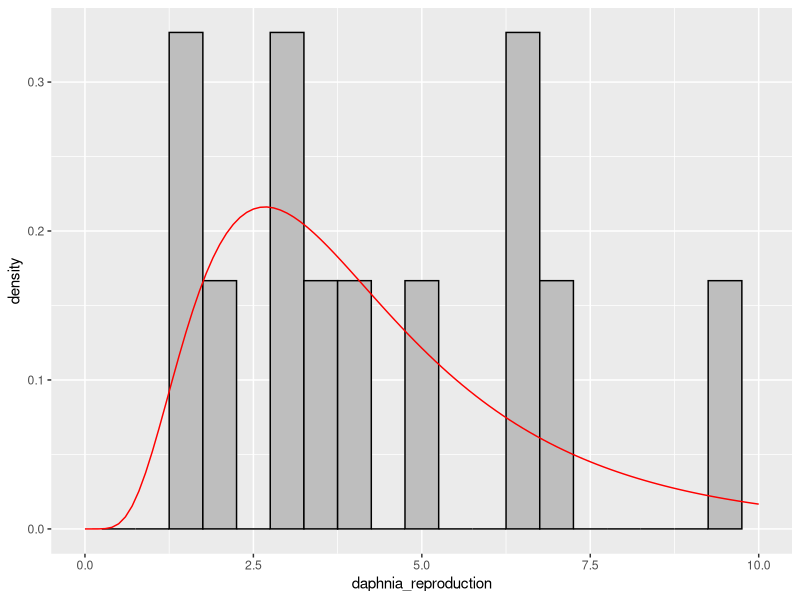
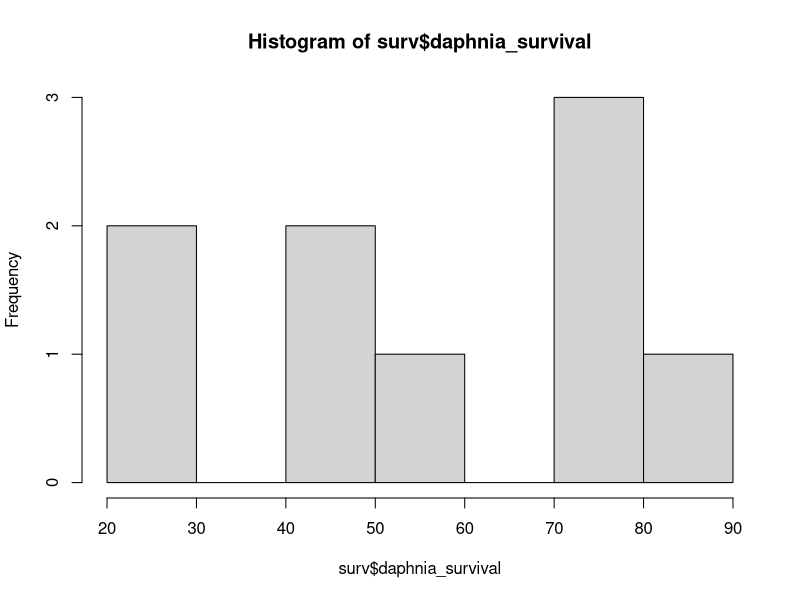
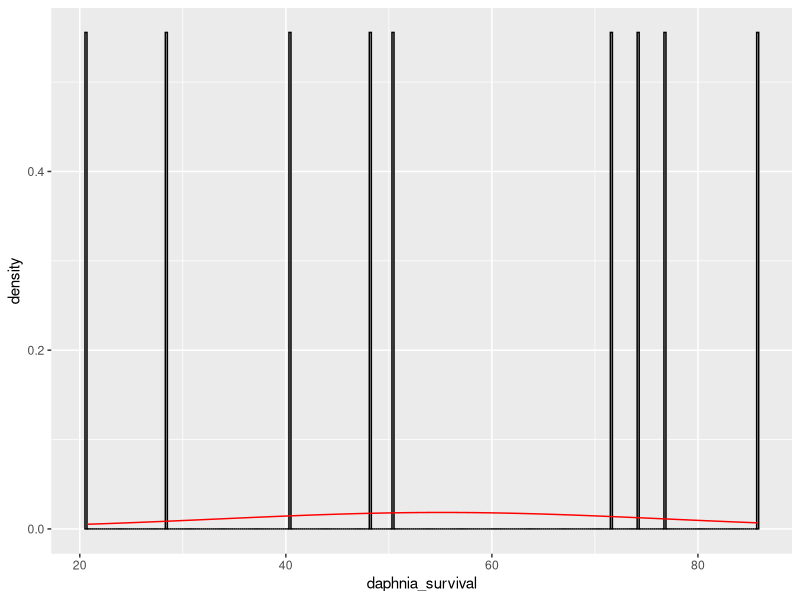
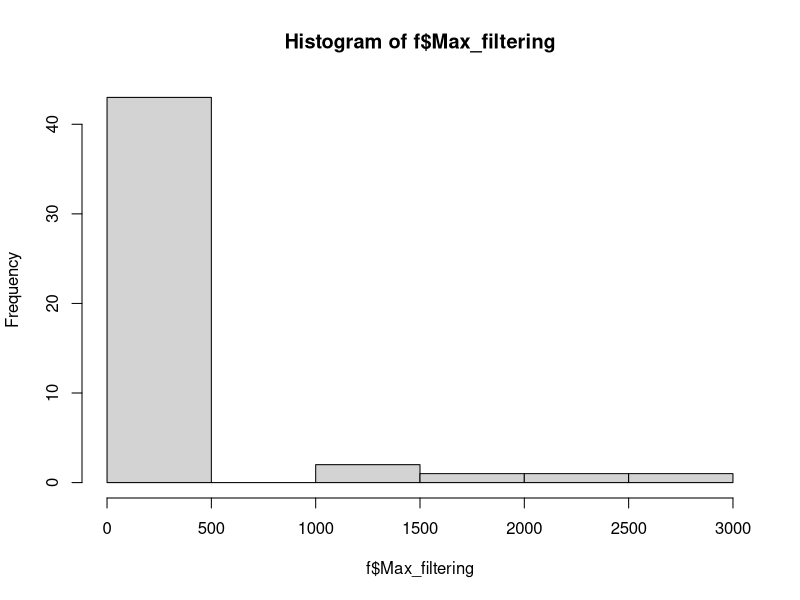
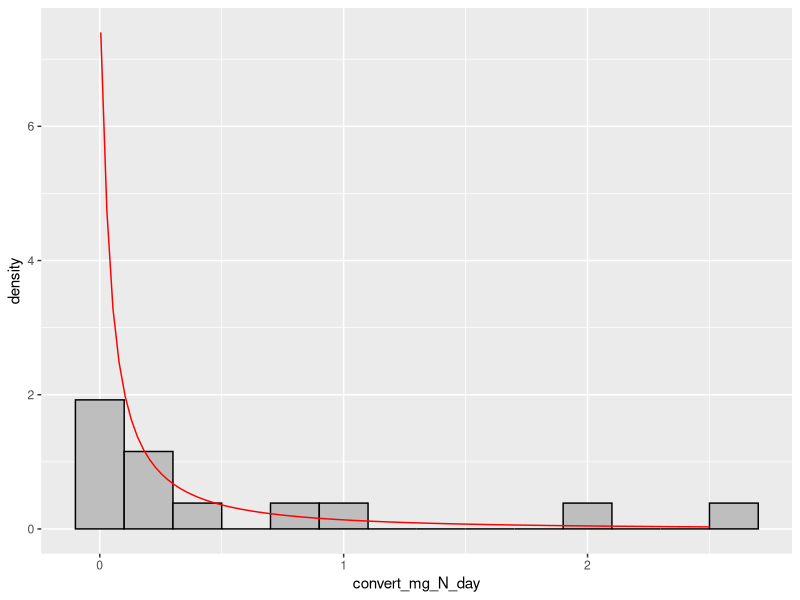

Source code (R) for these figures, in order:
## construct prior distributions for parameters from literature values
library(tidyverse)
library(fitdistrplus)
lit <- read.csv("literature_extraction.csv")

parameters <- c(
  alpha = 0.3,    #mg N/(chl*day)
  kappa = 0.3,    #mg N
  e =  1,       #chl/mgN
  death1 = 0.001,   # 1/day
  fa = 0.3,       # chl/(daphniaA*day)
  fj = 0.3,       # chl/(daphniaj*day)
  rho = 1,      # mg N/ chl
  camm = .0000001,     # 1/day
  xa = 0.01,       # mg N/ (daphniaA*day) 
  xj= 0.001,        # mg N/ (daphniaJ*day) 
  g1 =0.3,        # daphniaD/(daphniaJ*day)
  g2=0.3,         # chl
  death2 = 0.001,   # 1/day
  b1 = 0.3,       # daphniaJ/(daphniaD*day)
  b2 = 0.3,        # chl 
  death3 = 0.01   # 1/day
)


## fecundity (b1 and b2 -- units-- baby/(indiv*day))

not_all_na <- function(x) !all(is.na(x))
lit_clean <- (lit
    %>% drop_na(daphnia_reproduction)   ## drop rows with no response
    %>% select_if(not_all_na)
)
#names(lit) -- all columns
#setdiff(names(lit),names(lit_clean))
#all(sapply(lit_clean, not_all_na))

##  -- all values *excluded* from lit_clean
fec_lit <- lit %>% dplyr::select(c("daphnia_reproduction", "sd_repro", "units_reproduction", "Replicates")) %>%
  filter(daphnia_reproduction != "NA")

q <- fitdist(fec_lit$daphnia_reproduction, "lnorm")
y <- seq(0,10, length = 100)
c <- dlnorm(y, meanlog = q$estimate[1], sdlog = q$estimate[2])

df<- data.frame(
  y = y,
  daphnia_reproduction = c
)

p <- ggplot(fec_lit) +
  geom_histogram(aes(x = daphnia_reproduction, y = ..density..),
                 binwidth = .5, fill = "grey", color = "black")+
    scale_x_continuous(limits=c(0,10))


## compute the function on the fly
dlfun <- function(x) {
    with(as.list(q$estimate), dlnorm(x, meanlog, sdlog))
}
p + stat_function(fun=dlfun, color="red")
##p + geom_line(data = df, aes(y = daphnia_reproduction, x = y), color = "red")

## plot(daphnia_reproduction~y,data=df)

### daphnia survival I have days until death if assume exponential than 1/days survival
surv <- lit %>% dplyr::select("Replicates","daphnia_survival","range") %>% drop_na(daphnia_survival)
hist(surv$daphnia_survival)
d<-fitdistr(surv$daphnia_survival, "normal")

p <- ggplot(surv) +
  geom_histogram(aes(x = daphnia_survival, y = ..density..),
                 binwidth = .2, fill = "grey", color = "black") 


## compute the function on the fly
dlfun <- function(x) {
  with(as.list(d$estimate), dnorm(x, mean, sd))
}
p + stat_function(fun=dlfun, color="red")


## daphnia growth have days until 1st clutch, which is what i can get most info on but could get growth curves which would match my data better....

## kappa -- half saturation uptake algae-- units mg N
kappa <- lit %>% dplyr::select(c("Replicates","half_sat_mg_N_L","sd_half_sat","range_half_sat")) %>% filter(half_sat_mg_N_L != "NA")


## alpha - max uptake algae of N -- units mgN/(chl*day)  ## clearly need more data.....

alpha <- lit %>% dplyr::select("Replicates","max_ammonium_uptake","max_uptake_units","max_uptake_sd")%>% 
                filter(max_ammonium_uptake != "NA")

## e (efficiency of n conversion by algae) -- need data-- have from one paper set of conversion rates vs mg N

## rho (efficiency of death conversion of algae to nh4) -- need data

## death1 -- algae death 1/day

death1 <- lit %>% dplyr::select("Replicates","Genus","species","death_rate","units_death","X95_conf_death",
                                "sd_death","range_death") %>% filter(death_rate != "NA")

## daphnia adult excretion 
x <- lit %>% dplyr::select("Replicates", "Excretion.rate", "sd_error_excretion", "units_excretion", "algal_conc") %>%
  filter(Excretion.rate != "NA") 


## daphnia juvenile excretion

## daphnia adult uptake algae
f <- lit %>% dplyr::select("Replicates","Max_filtering","sd_filtering","CI_filtering_upper","CI_filtering_low","units",
                           "daphnia_size") %>% filter(Max_filtering != "NA") %>%
  filter(units != "millions cells per individual per hour") %>% 
  filter(units != "millions chlorella per indiv per hour")

hist(f$Max_filtering)

## daphnia juvenile uptake algae


## nitrification
n <- lit %>%dplyr::select("Replicates","nitrification","units.6", "convert_mg_N_day", "sd.2","range.2","X75.quartile") %>%
  filter(nitrification != "NA")%>% filter(units.6 != "g NH4-N g per VSS per day") %>% 
  drop_na(convert_mg_N_day) %>% filter(units.6 != "mg N per g per dry weight day")
## VSS is volatile suspended solid...
## would like to select columns that aren't all NAs to make sure i don't miss any important information in my select....
n1 <- lit %>% drop_na(nitrification)%>% select_if(not_all_na)   ## drop rows with no response

d <- fitdist(n$convert_mg_N_day, "lnorm")

p <- ggplot(n) +
  geom_histogram(aes(x = convert_mg_N_day, y = ..density..),
                 binwidth = .2, fill = "grey", color = "black") 


## compute the function on the fly
dlfun <- function(x) {
  with(as.list(d$estimate), dlnorm(x, meanlog, sdlog))
}
p + stat_function(fun=dlfun, color="red")
